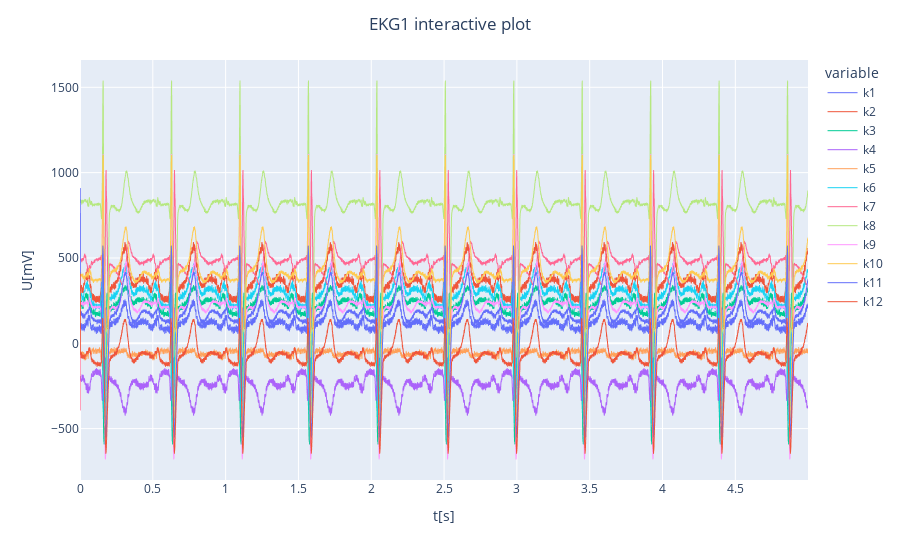

Notebook code cell kept with this figure:
### Markdown cell above
Kod generujący interaktywny wykres z możliwością przesuwania, przybliżania, oddalania oraz zapisywania wycinków.

### Code cell
ekg1_plot = px.line(ekg1)
ekg1_plot.update_traces(line = dict(width = 1))
ekg1_plot.update_xaxes(title_text = 't[s]')
ekg1_plot.update_yaxes(title_text = 'U[mV]')
ekg1_plot.update_layout(title_text = 'EKG1 interactive plot', title_font_size = 17, title_x = 0.5)
ekg1_plot.show()

### Figure 1 — Plotly figure (JSON) as saved in the notebook; plotly's stock layout.template omitted (floating-point values rounded to 4 significant figures; data arrays with more than 128 entries replaced by an {"elided": "..."} marker saying what was removed)
{"data": [{"hovertemplate": "variable=k1<br>t=%{x}<br>value=%{y}<extra></extra>", "legendgroup": "k1", "line": {"color": "#636efa", "dash": "solid", "width": 1}, "marker": {"symbol": "circle"}, "mode": "lines", "name": "k1", "showlegend": true, "type": "scattergl", "x": {"elided": "5000 float values"}, "xaxis": "x", "y": {"elided": "5000 int values"}, "yaxis": "y"}, {"hovertemplate": "variable=k2<br>t=%{x}<br>value=%{y}<extra></extra>", "legendgroup": "k2", "line": {"color": "#EF553B", "dash": "solid", "width": 1}, "marker": {"symbol": "circle"}, "mode": "lines", "name": "k2", "showlegend": true, "type": "scattergl", "x": {"elided": "5000 float values"}, "xaxis": "x", "y": {"elided": "5000 int values"}, "yaxis": "y"}, {"hovertemplate": "variable=k3<br>t=%{x}<br>value=%{y}<extra></extra>", "legendgroup": "k3", "line": {"color": "#00cc96", "dash": "solid", "width": 1}, "marker": {"symbol": "circle"}, "mode": "lines", "name": "k3", "showlegend": true, "type": "scattergl", "x": {"elided": "5000 float values"}, "xaxis": "x", "y": {"elided": "5000 int values"}, "yaxis": "y"}, {"hovertemplate": "variable=k4<br>t=%{x}<br>value=%{y}<extra></extra>", "legendgroup": "k4", "line": {"color": "#ab63fa", "dash": "solid", "width": 1}, "marker": {"symbol": "circle"}, "mode": "lines", "name": "k4", "showlegend": true, "type": "scattergl", "x": {"elided": "5000 float values"}, "xaxis": "x", "y": {"elided": "5000 int values"}, "yaxis": "y"}, {"hovertemplate": "variable=k5<br>t=%{x}<br>value=%{y}<extra></extra>", "legendgroup": "k5", "line": {"color": "#FFA15A", "dash": "solid", "width": 1}, "marker": {"symbol": "circle"}, "mode": "lines", "name": "k5", "showlegend": true, "type": "scattergl", "x": {"elided": "5000 float values"}, "xaxis": "x", "y": {"elided": "5000 int values"}, "yaxis": "y"}, {"hovertemplate": "variable=k6<br>t=%{x}<br>value=%{y}<extra></extra>", "legendgroup": "k6", "line": {"color": "#19d3f3", "dash": "solid", "width": 1}, "marker": {"symbol": "circle"}, "mode": "lines", "name": "k6", "showlegend": true, "type": "scattergl", "x": {"elided": "5000 float values"}, "xaxis": "x", "y": {"elided": "5000 int values"}, "yaxis": "y"}, {"hovertemplate": "variable=k7<br>t=%{x}<br>value=%{y}<extra></extra>", "legendgroup": "k7", "line": {"color": "#FF6692", "dash": "solid", "width": 1}, "marker": {"symbol": "circle"}, "mode": "lines", "name": "k7", "showlegend": true, "type": "scattergl", "x": {"elided": "5000 float values"}, "xaxis": "x", "y": {"elided": "5000 int values"}, "yaxis": "y"}, {"hovertemplate": "variable=k8<br>t=%{x}<br>value=%{y}<extra></extra>", "legendgroup": "k8", "line": {"color": "#B6E880", "dash": "solid", "width": 1}, "marker": {"symbol": "circle"}, "mode": "lines", "name": "k8", "showlegend": true, "type": "scattergl", "x": {"elided": "5000 float values"}, "xaxis": "x", "y": {"elided": "5000 int values"}, "yaxis": "y"}, {"hovertemplate": "variable=k9<br>t=%{x}<br>value=%{y}<extra></extra>", "legendgroup": "k9", "line": {"color": "#FF97FF", "dash": "solid", "width": 1}, "marker": {"symbol": "circle"}, "mode": "lines", "name": "k9", "showlegend": true, "type": "scattergl", "x": {"elided": "5000 float values"}, "xaxis": "x", "y": {"elided": "5000 int values"}, "yaxis": "y"}, {"hovertemplate": "variable=k10<br>t=%{x}<br>value=%{y}<extra></extra>", "legendgroup": "k10", "line": {"color": "#FECB52", "dash": "solid", "width": 1}, "marker": {"symbol": "circle"}, "mode": "lines", "name": "k10", "showlegend": true, "type": "scattergl", "x": {"elided": "5000 float values"}, "xaxis": "x", "y": {"elided": "5000 int values"}, "yaxis": "y"}, {"hovertemplate": "variable=k11<br>t=%{x}<br>value=%{y}<extra></extra>", "legendgroup": "k11", "line": {"color": "#636efa", "dash": "solid", "width": 1}, "marker": {"symbol": "circle"}, "mode": "lines", "name": "k11", "showlegend": true, "type": "scattergl", "x": {"elided": "5000 float values"}, "xaxis": "x", "y": {"elided": "5000 int values"}, "yaxis": "y"}, {"hovertemplate": "variable=k12<br>t=%{x}<br>value=%{y}<extra></extra>", "legendgroup": "k12", "line": {"color": "#EF553B", "dash": "solid", "width": 1}, "marker": {"symbol": "circle"}, "mode": "lines", "name": "k12", "showlegend": true, "type": "scattergl", "x": {"elided": "5000 float values"}, "xaxis": "x", "y": {"elided": "5000 int values"}, "yaxis": "y"}], "layout": {"legend": {"title": {"text": "variable"}, "tracegroupgap": 0}, "margin": {"t": 60}, "title": {"font": {"size": 17}, "text": "EKG1 interactive plot", "x": 0.5}, "xaxis": {"anchor": "y", "domain": [0, 1], "title": {"text": "t[s]"}}, "yaxis": {"anchor": "x", "domain": [0, 1], "title": {"text": "U[mV]"}}}}
